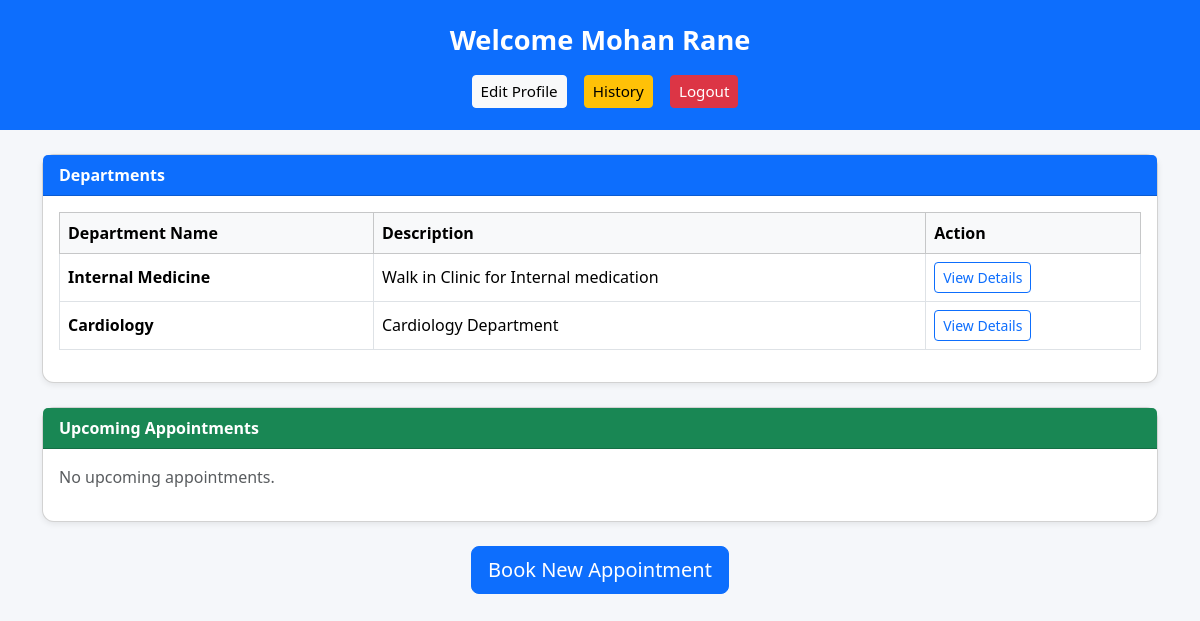
Page /patientdashboard (signed in) on the earlier database version.
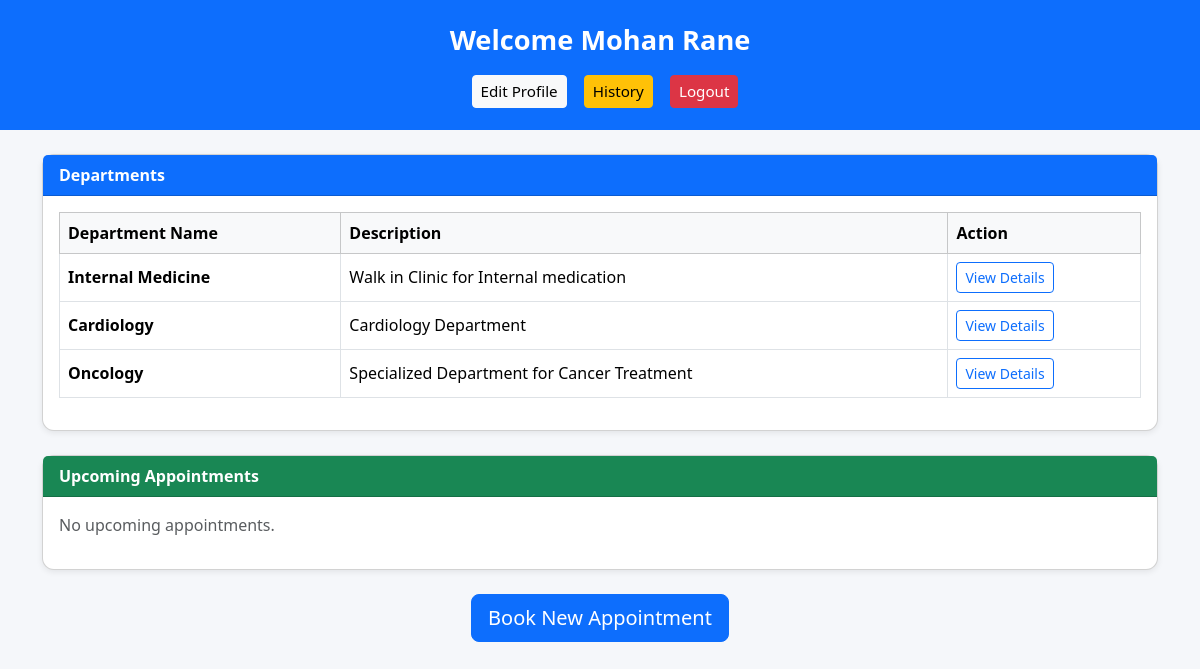
Same page on the later database version.
### application/models.py (models this page shows)
class Department(UserMixin, db.Model):
    id = db.Column(db.Integer(), primary_key = True)
    name = db.Column(db.String(), nullable = False, unique = True)
    description = db.Column(db.String(), nullable = False)
    doctor = db.relationship('Doctor', backref = 'department')

### application/routes.py (the view)
@app.route('/patientdashboard')
@login_required
def patient_dashboard():
    if current_user.user_role != 2:
        return render_template('patient_login.html', error="Access denied.")
    patient = Patient.query.filter_by(username=current_user.username).first()
    appointments = Appointment.query.filter_by(patient_id=patient.id).all()
    today = datetime.today().date()
    upcoming_appointments = Appointment.query.filter(
        Appointment.patient_id == patient.id,
        Appointment.status == "Booked",
        Appointment.appointment_date >= today
    ).order_by(Appointment.appointment_date, Appointment.appointment_time).all()
    treatment_history = Appointment.query.join(Treatment).filter(
        Appointment.patient_id == patient.id
    ).order_by(Appointment.appointment_date.desc()).all()
    departments = Department.query.all()
    return render_template(
        'patient_dashboard.html',
        patient=patient,
        appointments=appointments,
        upcoming_appointments=upcoming_appointments,
        departments=departments,
        treatment_history=treatment_history,
        current_date=datetime.today()
    )

### templates/patient_dashboard.html (shortened to what this page needs)
<!DOCTYPE html>
<html lang="en">
<head>
    <link href="https://cdn.jsdelivr.net/npm/bootstrap@5.3.3/dist/css/bootstrap.min.css" rel="stylesheet">
</head>
<body>
    <div class="top-bar">
        Welcome {{ patient.name }}
        <div class="links mt-2">
            <a href="{{ url_for('patient_edit_self') }}" class="btn btn-light btn-sm">Edit Profile</a>
            <a href="{{ url_for('patient_history_page') }}" class="btn btn-warning btn-sm">History</a>
            <a href="{{ url_for('admin_logout') }}" class="btn btn-danger btn-sm">Logout</a>
        </div>
    </div>
    <div class="container mt-4">
        <div class="card mb-4">
            <div class="card-header bg-primary text-white fw-bold">Departments</div>
            <div class="card-body">
                {% if departments %}
                <table class="table table-bordered align-middle">
                    <thead class="table-light">
                        <tr>
                            <th>Department Name</th>
                            <th>Description</th>
                            <th>Action</th>
                        </tr>
                    </thead>
                    <tbody>
                        {% for dep in departments %}
                        <tr>
                            <td class="fw-bold">{{ dep.name }}</td>
                            <td>{{ dep.description }}</td>
                            <td>
                                <a href="{{ url_for('department_details', dep_id=dep.id) }}"
                                   class="btn btn-outline-primary btn-sm">
                                    View Details
                                </a>
                            </td>
                        </tr>
                        {% endfor %}
                    </tbody>
                </table>
                {% else %}
                    <p class="text-muted">No departments available.</p>
                {% endif %}
            </div>
        </div>
        <div class="card mb-4">
            <div class="card-header bg-success text-white fw-bold">Upcoming Appointments</div>
            <div class="card-body">
                {% if upcoming_appointments %}
                <table class="table table-striped align-middle table-bordered">
                    <thead class="table-dark">
                        <tr>
                            <th>Sr No</th>
                            <th>Doctor</th>
                            <th>Department</th>
                            <th>Date</th>
                            <th>Time</th>
                            <th>Action</th>
                        </tr>
                    </thead>
                    <tbody>
                        {% for appt in upcoming_appointments %}
                        <tr>
                            <td>{{ loop.index }}</td>
                            <td>{{ appt.doctor.name }}</td>
                            <td>{{ appt.doctor.department.name }}</td>
                            <td>{{ appt.appointment_date.strftime('%d/%m/%Y') }}</td>
                            <td>{{ appt.appointment_time.strftime('%I:%M %p') }}</td>
                            <td>
                                <form action="{{ url_for('cancel_appointment', appt_id=appt.id) }}"
                                      method="post">
                                    <button class="btn btn-danger btn-sm">Cancel</button>
                                </form>
                            </td>
                        </tr>
                        {% endfor %}
                    </tbody>
                </table>
                {% else %}
                    <p class="text-muted">No upcoming appointments.</p>
                {% endif %}
            </div>
        </div>
        <div class="text-center mb-4">
            <a href="{{ url_for('book_appointment') }}" class="btn btn-primary btn-lg">
                Book New Appointment
            </a>
        </div>
    </div>
</body>
</html>

Differences in the rows shown:
added Department: name "Oncology", description "Specialized Department for Cancer Treatment"
